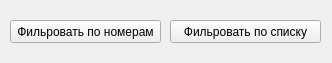
<?xml version="1.0" encoding="UTF-8"?>
<ui version="4.0">
 <class>MainWindow</class>
 <widget class="QMainWindow" name="MainWindow">
  <property name="geometry">
   <rect>
    <x>0</x>
    <y>0</y>
    <width>332</width>
    <height>63</height>
   </rect>
  </property>
  <property name="windowTitle">
   <string>Выберите фильтр</string>
  </property>
  <widget class="QWidget" name="centralWidget">
   <widget class="QLabel" name="label_2">
    <property name="geometry">
     <rect>
      <x>0</x>
      <y>-20</y>
      <width>511</width>
      <height>401</height>
     </rect>
    </property>
    <property name="text">
     <string>&lt;html&gt;&lt;head/&gt;&lt;body&gt;&lt;p&gt;&lt;img src=&quot;:/images/141234.jpg&quot;/&gt;&lt;/p&gt;&lt;/body&gt;&lt;/html&gt;</string>
    </property>
   </widget>
   <widget class="QPushButton" name="pushButton">
    <property name="geometry">
     <rect>
      <x>10</x>
      <y>20</y>
      <width>151</width>
      <height>23</height>
     </rect>
    </property>
    <property name="text">
     <string>Фильровать по номерам</string>
    </property>
   </widget>
   <widget class="QPushButton" name="pushButton_2">
    <property name="geometry">
     <rect>
      <x>170</x>
      <y>20</y>
      <width>151</width>
      <height>23</height>
     </rect>
    </property>
    <property name="text">
     <string>Фильровать по списку</string>
    </property>
   </widget>
  </widget>
 </widget>
 <layoutdefault spacing="6" margin="11"/>
 <resources/>
 <connections/>
</ui>
